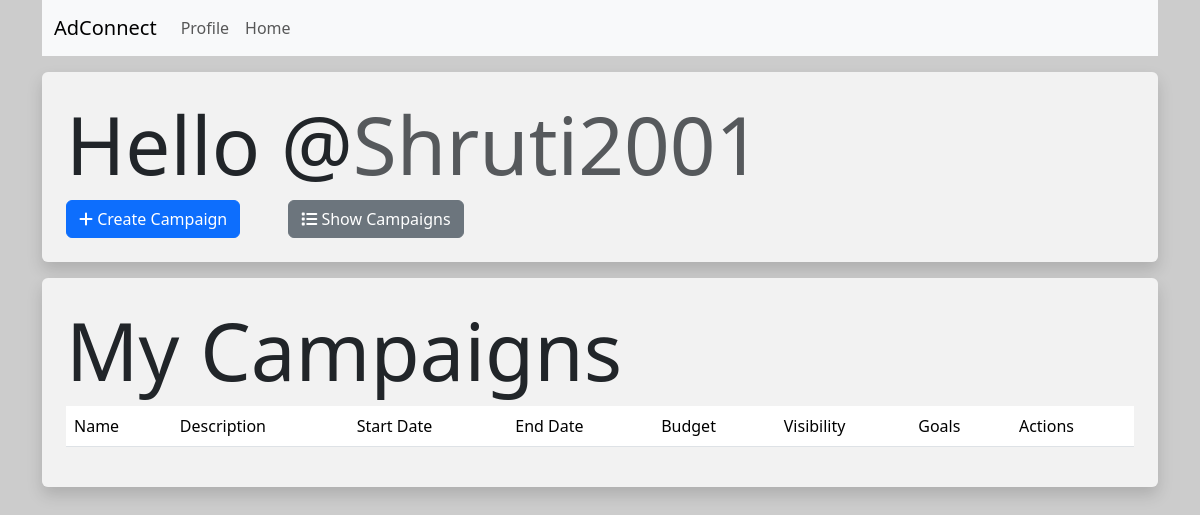
The app's page /sponsor/1/show_campaigns (signed in), older data.
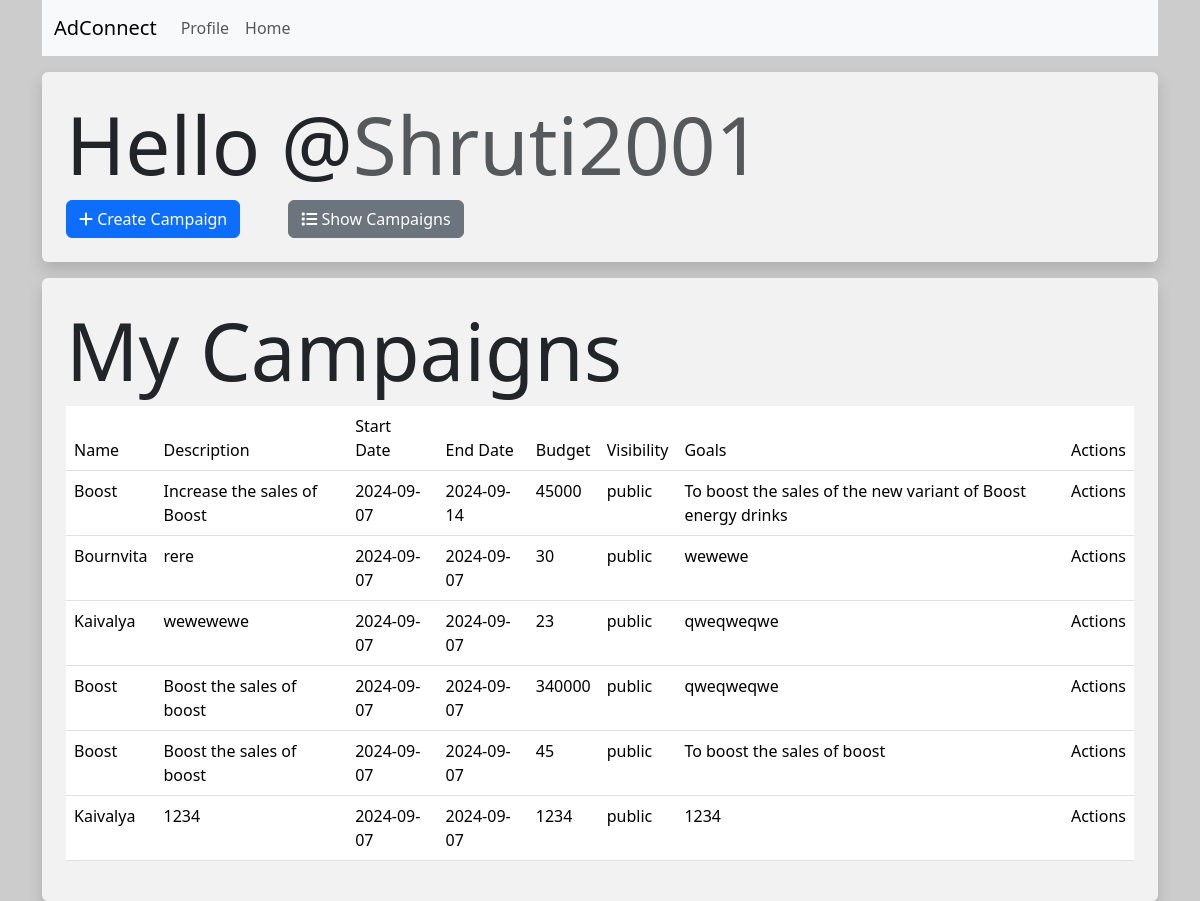
The same page, newer data.
### models.py (models this page shows)
class Sponsor(db.Model):
    __tablename__ = 'sponsors'
    id = db.Column(db.Integer, primary_key=True)
    username = db.Column(db.String(128),unique=True,nullable=False)
    passhash = db.Column(db.String(256),nullable=False)
    name = db.Column(db.String(64),nullable=True)
    budget = db.Column(db.Integer,nullable=True)
    industry = db.Column(db.String(64), nullable=True)
    campaigns = db.relationship('Campaign', back_populates='sponsor')
    ad_requests = db.relationship('AdRequest', back_populates='sponsor')

class Campaign(db.Model):
    __tablename__ = 'campaigns'
    id = db.Column(db.Integer, primary_key=True)
    name = db.Column(db.String(256), nullable=False)
    description = db.Column(db.Text)
    start_date = db.Column(db.Date)
    end_date = db.Column(db.Date)
    budget = db.Column(db.Integer)
    visibility = db.Column(db.String(64))  # Could be 'public' or 'private'
    goals = db.Column(db.Text)
    sponsor_id = db.Column(db.Integer, db.ForeignKey('sponsors.id'))
    sponsor = db.relationship('Sponsor', back_populates='campaigns')
    ad_requests = db.relationship('AdRequest', back_populates='campaign')

### routes.py (the view)
@app.route("/sponsor/<int:sponsor_id>/show_campaigns")
@sponsor_required
def show_campaigns(sponsor_id):
    campaigns = Campaign.query.filter_by(sponsor_id = sponsor_id).all()
    sponsor = Sponsor.query.filter_by(id=sponsor_id).first()
    return render_template("sponsor/show_campaigns.html", campaigns = campaigns,sponsor = sponsor)

### routes.py (called while the page is built)
def sponsor_required(inner_func):
    @wraps(inner_func)
    def decorated_func(*args, **kwargs):
        if session.get("id"):
            if session.get("user_type") == "sponsor":
                return inner_func(*args, **kwargs)
            else:
                flash("Error : You are not authorized to access this page")
                return redirect(url_for('index'))
        else:
            flash("Error : Please log in to continue")
            return redirect(url_for('login'))
    return decorated_func

### templates/sponsor/show_campaigns.html (shortened to what this page needs)
{% extends 'layout.html' %}
{% block content %}
    <div class="p-4 bg-white bg-opacity-75 rounded shadow mt-3">
        <h1 class="display-1">Hello @<span class="text-muted">{{  sponsor.username  }}</span></h1>
        <div class="d-flex gap-5">
            <a href="{{  url_for('create_campaign',sponsor_id = sponsor.id)  }}" class="btn btn-primary"><i class="fa-solid fa-plus"></i> Create Campaign</a>
            <button type="submit" class="btn btn-secondary"><i class="fa-solid fa-list"></i> Show Campaigns</button>
        </div>
    </div>
    <div class="p-4 bg-white bg-opacity-75 rounded shadow mt-3">
        <h1 class="display-1">My Campaigns</h1>
        <table class="table table-hover">
            <thead>
                <tr>
                    <td>Name</td>
                    <td>Description</td>
                    <td>Start Date</td>
                    <td>End Date</td>
                    <td>Budget</td>
                    <td>Visibility</td>
                    <td>Goals</td>
                    <td>Actions</td>
                </tr>
            </thead>
            <tbody>
                {% for campaign in campaigns %}
                    <tr>
                        <td>{{campaign.name}}</td>
                        <td>{{campaign.description}}</td>
                        <td>{{campaign.start_date}}</td>
                        <td>{{campaign.end_date}}</td>
                        <td>{{campaign.budget}}</td>
                        <td>{{campaign.visibility}}</td>
                        <td>{{campaign.goals}}</td>
                        <td>Actions</td>
                    </tr>
                {% endfor %}
            </tbody>
        </table>
    </div>
{% endblock %}

### templates/layout.html (shortened to what this page needs)
<!DOCTYPE html>
<html lang="en">
<head>
    <link href="https://cdn.jsdelivr.net/npm/bootstrap@5.3.3/dist/css/bootstrap.min.css" rel="stylesheet">
    <link rel="stylesheet" href="https://cdnjs.cloudflare.com/ajax/libs/font-awesome/6.6.0/css/all.min.css" />
</head>
<body>
    <div class="container">
        {% include 'navbar.html' %}
        {% block content %}
        {% endblock %}
    </div>
</body>
</html>

### templates/navbar.html (shortened to what this page needs)
<nav class="navbar navbar-expand-lg bg-body-tertiary">
    <div class="container-fluid">
      <a class="navbar-brand" href="{{  url_for('index')  }}">AdConnect</a>
      <div class="collapse navbar-collapse" id="navbarSupportedContent">
        <ul class="navbar-nav me-auto mb-2 mb-lg-0">
          {% if not session.get('id') %}
            <li class="nav-item">
              <a class="nav-link" href="{{  url_for('login')  }}">Login</a>
            </li>
            <li class="nav-item">
              <a class="nav-link" href="{{ url_for('register')  }}">Register</a>
            </li>
          {% else %}
            <li class="nav-item">
              <a class="nav-link" href="{{ url_for('profile')  }}">Profile</a>
            </li>
            {% if session['user_type'] == 'sponsor' %}
                <a class="nav-link" href="{{ url_for('sponsor_home')  }}">Home</a>
            {% elif session['user_type'] == 'influencer' %}
              <li class="nav-item"></li>
                <a class="nav-link" href="{{ url_for('influencer_home')  }}">Home</a>
              </li>
            {% endif %}
          {% endif %}
        </ul>
      </div>
    </div>
  </nav>

### templates/layout.html (style rules this page uses)
body { background-image: url('https://picsum.photos/1920/1080'); background-size: cover; background-repeat: no-repeat; background-attachment: fixed; }

Row changes from the older to the newer data that the page shows:
added Campaign: name "Boost", description "Increase the sales of Boost", start_date "2024-09-07", end_date "2024-09-14", budget "45000", visibility "public", goals "To boost the sales of the new variant of Boost energy drinks"
added Campaign: name "Bournvita", description "rere", start_date "2024-09-07", end_date "2024-09-07", budget "30", visibility "public", goals "wewewe"
added Campaign: name "Kaivalya", description "wewewewe", start_date "2024-09-07", end_date "2024-09-07", budget "23", visibility "public", goals "qweqweqwe"
added Campaign: name "Boost", description "Boost the sales of boost", start_date "2024-09-07", end_date "2024-09-07", budget "340000", visibility "public", goals "qweqweqwe"
added Campaign: name "Boost", description "Boost the sales of boost", start_date "2024-09-07", end_date "2024-09-07", budget "45", visibility "public", goals "To boost the sales of boost"
added Campaign: name "Kaivalya", description "1234", start_date "2024-09-07", end_date "2024-09-07", budget "1234", visibility "public", goals "1234"
